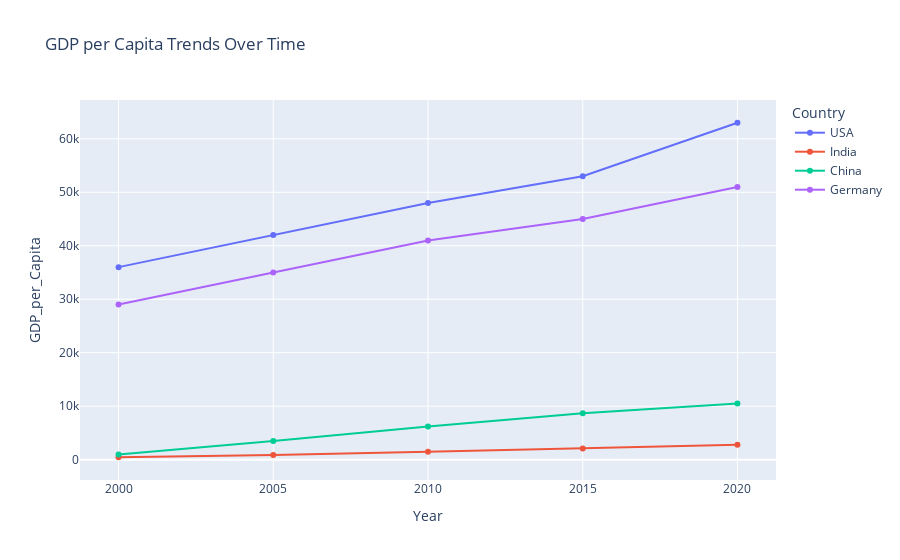
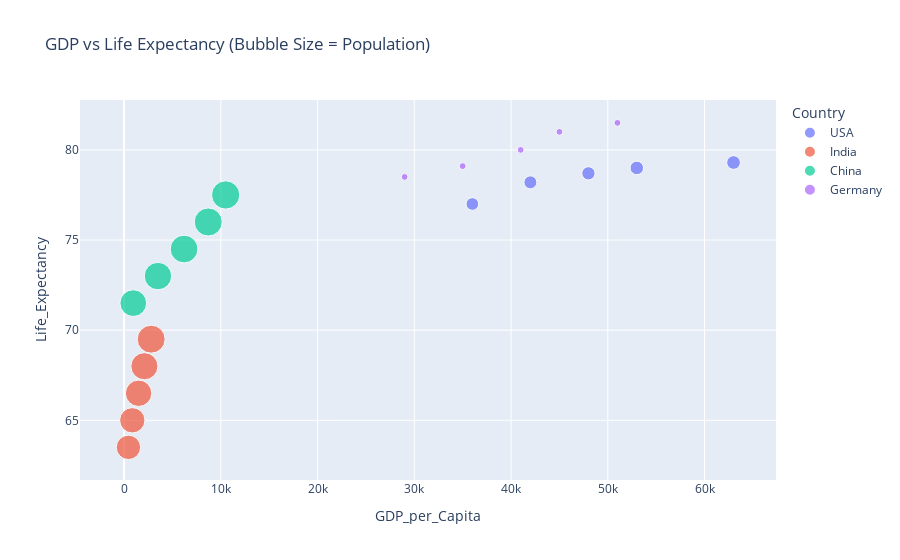
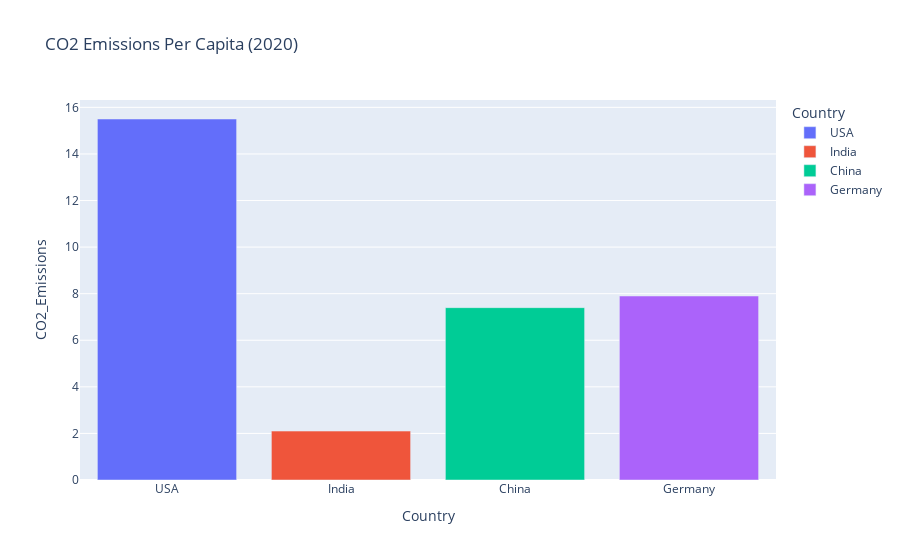

Notebook code for these charts, in order:
### Code cell
!pip install pandas
import pandas as pd
import plotly.express as px

# Create dataset
data = {
    "Country": ["USA", "USA", "USA", "USA", "USA",
                "India", "India", "India", "India", "India",
                "China", "China", "China", "China", "China",
                "Germany", "Germany", "Germany", "Germany", "Germany"],
    "Year": [2000, 2005, 2010, 2015, 2020] * 4,
    "GDP_per_Capita": [36000, 42000, 48000, 53000, 63000,
                        450, 850, 1500, 2100, 2800,
                        950, 3500, 6200, 8700, 10500,
                        29000, 35000, 41000, 45000, 51000],
    "Life_Expectancy": [77.0, 78.2, 78.7, 79.0, 79.3,
                         63.5, 65.0, 66.5, 68.0, 69.5,
                         71.5, 73.0, 74.5, 76.0, 77.5,
                         78.5, 79.1, 80.0, 81.0, 81.5],
    "Population": [282, 295, 309, 321, 331,
                   1050, 1130, 1230, 1300, 1380,
                   1260, 1330, 1360, 1390, 1410,
                   82, 83, 81, 82, 83],
    "CO2_Emissions": [20.5, 19.8, 17.5, 16.2, 15.5,
                      1.1, 1.3, 1.7, 1.9, 2.1,
                      3.5, 4.2, 6.0, 6.8, 7.4,
                      9.8, 9.2, 8.5, 8.1, 7.9]
}

df = pd.DataFrame(data)
# Save to CSV
df.to_csv('country_data.csv', index=False)

# 1️⃣ Line Chart - GDP per Capita Trends
fig1 = px.line(df, x="Year", y="GDP_per_Capita", color="Country",
               markers=True, title="GDP per Capita Trends Over Time")

# 2️⃣ Scatter Plot - GDP vs Life Expectancy
fig2 = px.scatter(df, x="GDP_per_Capita", y="Life_Expectancy", 
                  size="Population", color="Country",
                  hover_name="Country", title="GDP vs Life Expectancy (Bubble Size = Population)")

# 3️⃣ Bar Chart - CO2 Emissions by Country in 2020
df_2020 = df[df["Year"] == 2020]  # Filter for the year 2020
fig3 = px.bar(df_2020, x="Country", y="CO2_Emissions", color="Country",
              title="CO2 Emissions Per Capita (2020)")

# Show all figures
fig1.show()
fig2.show()
fig3.show()

### Figure 1 — Plotly figure (JSON) as saved in the notebook; plotly's stock layout.template omitted (floating-point values rounded to 4 significant figures)
{"data": [{"hovertemplate": "Country=USA<br>Year=%{x}<br>GDP_per_Capita=%{y}<extra></extra>", "legendgroup": "USA", "line": {"color": "#636efa", "dash": "solid"}, "marker": {"symbol": "circle"}, "mode": "lines+markers", "name": "USA", "orientation": "v", "showlegend": true, "type": "scatter", "x": [2000, 2005, 2010, 2015, 2020], "xaxis": "x", "y": [36000, 42000, 48000, 53000, 63000], "yaxis": "y"}, {"hovertemplate": "Country=India<br>Year=%{x}<br>GDP_per_Capita=%{y}<extra></extra>", "legendgroup": "India", "line": {"color": "#EF553B", "dash": "solid"}, "marker": {"symbol": "circle"}, "mode": "lines+markers", "name": "India", "orientation": "v", "showlegend": true, "type": "scatter", "x": [2000, 2005, 2010, 2015, 2020], "xaxis": "x", "y": [450, 850, 1500, 2100, 2800], "yaxis": "y"}, {"hovertemplate": "Country=China<br>Year=%{x}<br>GDP_per_Capita=%{y}<extra></extra>", "legendgroup": "China", "line": {"color": "#00cc96", "dash": "solid"}, "marker": {"symbol": "circle"}, "mode": "lines+markers", "name": "China", "orientation": "v", "showlegend": true, "type": "scatter", "x": [2000, 2005, 2010, 2015, 2020], "xaxis": "x", "y": [950, 3500, 6200, 8700, 10500], "yaxis": "y"}, {"hovertemplate": "Country=Germany<br>Year=%{x}<br>GDP_per_Capita=%{y}<extra></extra>", "legendgroup": "Germany", "line": {"color": "#ab63fa", "dash": "solid"}, "marker": {"symbol": "circle"}, "mode": "lines+markers", "name": "Germany", "orientation": "v", "showlegend": true, "type": "scatter", "x": [2000, 2005, 2010, 2015, 2020], "xaxis": "x", "y": [29000, 35000, 41000, 45000, 51000], "yaxis": "y"}], "layout": {"autosize": true, "legend": {"title": {"text": "Country"}, "tracegroupgap": 0}, "title": {"text": "GDP per Capita Trends Over Time"}, "xaxis": {"anchor": "y", "autorange": true, "domain": [0, 1], "range": [1999.0, 2021.0], "title": {"text": "Year"}, "type": "linear"}, "yaxis": {"anchor": "x", "autorange": true, "domain": [0, 1], "range": [-4712.0, 68160.0], "title": {"text": "GDP_per_Capita"}, "type": "linear"}}}

### Figure 2 — Plotly figure (JSON) as saved in the notebook; plotly's stock layout.template omitted (floating-point values rounded to 4 significant figures)
{"data": [{"hovertemplate": "<b>%{hovertext}</b><br><br>Country=USA<br>GDP_per_Capita=%{x}<br>Life_Expectancy=%{y}<br>Population=%{marker.size}<extra></extra>", "hovertext": ["USA", "USA", "USA", "USA", "USA"], "legendgroup": "USA", "marker": {"color": "#636efa", "size": [282, 295, 309, 321, 331], "sizemode": "area", "sizeref": 3.525, "symbol": "circle"}, "mode": "markers", "name": "USA", "orientation": "v", "showlegend": true, "type": "scatter", "x": [36000, 42000, 48000, 53000, 63000], "xaxis": "x", "y": [77, 78.2, 78.7, 79, 79.3], "yaxis": "y"}, {"hovertemplate": "<b>%{hovertext}</b><br><br>Country=India<br>GDP_per_Capita=%{x}<br>Life_Expectancy=%{y}<br>Population=%{marker.size}<extra></extra>", "hovertext": ["India", "India", "India", "India", "India"], "legendgroup": "India", "marker": {"color": "#EF553B", "size": [1050, 1130, 1230, 1300, 1380], "sizemode": "area", "sizeref": 3.525, "symbol": "circle"}, "mode": "markers", "name": "India", "orientation": "v", "showlegend": true, "type": "scatter", "x": [450, 850, 1500, 2100, 2800], "xaxis": "x", "y": [63.5, 65, 66.5, 68, 69.5], "yaxis": "y"}, {"hovertemplate": "<b>%{hovertext}</b><br><br>Country=China<br>GDP_per_Capita=%{x}<br>Life_Expectancy=%{y}<br>Population=%{marker.size}<extra></extra>", "hovertext": ["China", "China", "China", "China", "China"], "legendgroup": "China", "marker": {"color": "#00cc96", "size": [1260, 1330, 1360, 1390, 1410], "sizemode": "area", "sizeref": 3.525, "symbol": "circle"}, "mode": "markers", "name": "China", "orientation": "v", "showlegend": true, "type": "scatter", "x": [950, 3500, 6200, 8700, 10500], "xaxis": "x", "y": [71.5, 73, 74.5, 76, 77.5], "yaxis": "y"}, {"hovertemplate": "<b>%{hovertext}</b><br><br>Country=Germany<br>GDP_per_Capita=%{x}<br>Life_Expectancy=%{y}<br>Population=%{marker.size}<extra></extra>", "hovertext": ["Germany", "Germany", "Germany", "Germany", "Germany"], "legendgroup": "Germany", "marker": {"color": "#ab63fa", "size": [82, 83, 81, 82, 83], "sizemode": "area", "sizeref": 3.525, "symbol": "circle"}, "mode": "markers", "name": "Germany", "orientation": "v", "showlegend": true, "type": "scatter", "x": [29000, 35000, 41000, 45000, 51000], "xaxis": "x", "y": [78.5, 79.1, 80, 81, 81.5], "yaxis": "y"}], "layout": {"autosize": true, "legend": {"itemsizing": "constant", "title": {"text": "Country"}, "tracegroupgap": 0}, "title": {"text": "GDP vs Life Expectancy (Bubble Size = Population)"}, "xaxis": {"anchor": "y", "autorange": true, "domain": [0, 1], "range": [-4321.0, 67250.0], "title": {"text": "GDP_per_Capita"}, "type": "linear"}, "yaxis": {"anchor": "x", "autorange": true, "domain": [0, 1], "range": [60.68, 83.1], "title": {"text": "Life_Expectancy"}, "type": "linear"}}}

### Figure 3 — Plotly figure (JSON) as saved in the notebook; plotly's stock layout.template omitted (floating-point values rounded to 4 significant figures)
{"data": [{"alignmentgroup": "True", "hovertemplate": "Country=%{x}<br>CO2_Emissions=%{y}<extra></extra>", "legendgroup": "USA", "marker": {"color": "#636efa", "pattern": {"shape": ""}}, "name": "USA", "offsetgroup": "USA", "orientation": "v", "showlegend": true, "textposition": "auto", "type": "bar", "x": ["USA"], "xaxis": "x", "y": [15.5], "yaxis": "y"}, {"alignmentgroup": "True", "hovertemplate": "Country=%{x}<br>CO2_Emissions=%{y}<extra></extra>", "legendgroup": "India", "marker": {"color": "#EF553B", "pattern": {"shape": ""}}, "name": "India", "offsetgroup": "India", "orientation": "v", "showlegend": true, "textposition": "auto", "type": "bar", "x": ["India"], "xaxis": "x", "y": [2.1], "yaxis": "y"}, {"alignmentgroup": "True", "hovertemplate": "Country=%{x}<br>CO2_Emissions=%{y}<extra></extra>", "legendgroup": "China", "marker": {"color": "#00cc96", "pattern": {"shape": ""}}, "name": "China", "offsetgroup": "China", "orientation": "v", "showlegend": true, "textposition": "auto", "type": "bar", "x": ["China"], "xaxis": "x", "y": [7.4], "yaxis": "y"}, {"alignmentgroup": "True", "hovertemplate": "Country=%{x}<br>CO2_Emissions=%{y}<extra></extra>", "legendgroup": "Germany", "marker": {"color": "#ab63fa", "pattern": {"shape": ""}}, "name": "Germany", "offsetgroup": "Germany", "orientation": "v", "showlegend": true, "textposition": "auto", "type": "bar", "x": ["Germany"], "xaxis": "x", "y": [7.9], "yaxis": "y"}], "layout": {"autosize": true, "barmode": "relative", "legend": {"title": {"text": "Country"}, "tracegroupgap": 0}, "title": {"text": "CO2 Emissions Per Capita (2020)"}, "xaxis": {"anchor": "y", "autorange": true, "categoryarray": ["USA", "India", "China", "Germany"], "categoryorder": "array", "domain": [0, 1], "range": [-0.5, 3.5], "title": {"text": "Country"}, "type": "category"}, "yaxis": {"anchor": "x", "autorange": true, "domain": [0, 1], "range": [0, 16.32], "title": {"text": "CO2_Emissions"}, "type": "linear"}}}
